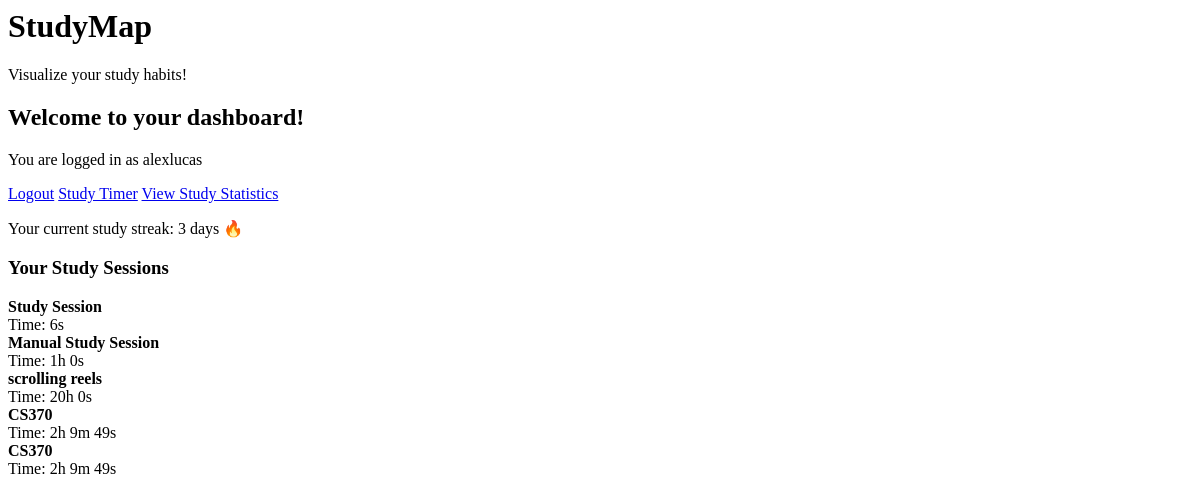
The page / (signed in) on the database as committed earlier.
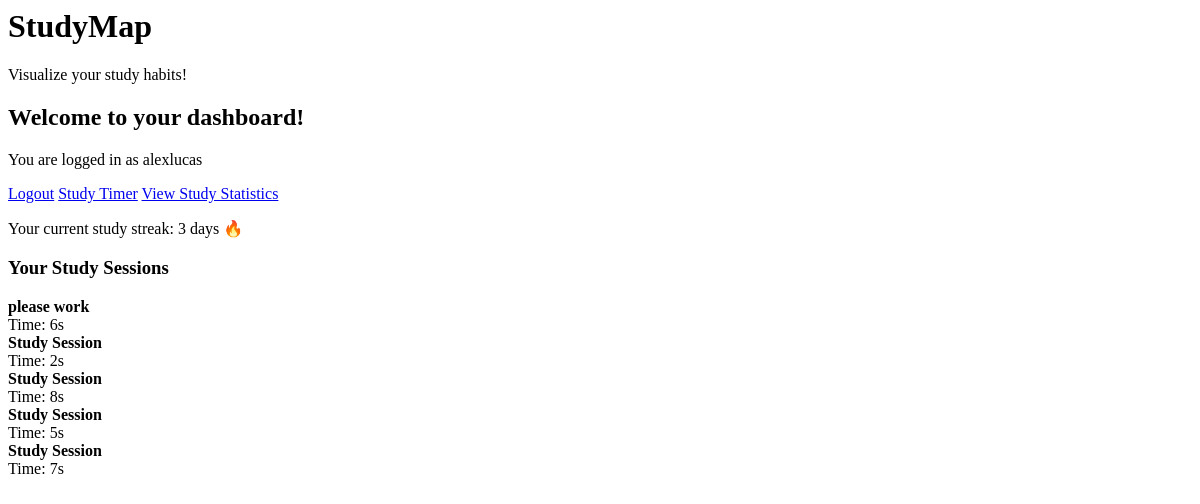
The same page on the database as committed later.
### studyapp/models.py (models this page shows, shortened)
class Stopwatch(models.Model):
    user = models.ForeignKey(User, on_delete=models.CASCADE)
    time_spent = models.IntegerField(default=0)
    time_start = models.DateTimeField(default = timezone.now)
    title = models.CharField(max_length=40)
    latitude = models.DecimalField(default = 0, max_digits=19, decimal_places=10, null = True, blank=True)
    longitude = models.DecimalField(default = 0, max_digits=19, decimal_places=10, null = True, blank=True)
    def get_duration(self):
        hours = self.time_spent // 3600
        minutes = (self.time_spent % 3600) // 60
        seconds = self.time_spent % 60
        return {'hours': hours, 'minutes': minutes, 'seconds': seconds}
    @staticmethod
    def calculate_study_streak(user):
        sessions = Stopwatch.objects.filter(user=user).order_by('-time_start')
        unique_study_dates = set()  # Track unique study dates
        streak = 0
        last_study_date = None
        for session in sessions:
            if session.time_spent >= 600:
                study_date = session.time_start.date()
                if study_date not in unique_study_dates:
                    unique_study_dates.add(study_date)
                    if last_study_date is None or (last_study_date - study_date).days == 1:
                        streak += 1
                        last_study_date = study_date
                    else:
                        break  # stop counting if there's a gap
        return streak

### studyapp/views.py (the view)
# urls.py: path('', dashboard, name='dashboard'),
def dashboard(request):
    if not request.user.is_authenticated:
        return redirect('login')
    study_sessions = Stopwatch.objects.filter(user=request.user).order_by('-time_start')[:5]
    streak = Stopwatch.calculate_study_streak(request.user)
    context = {
        'study_sessions': study_sessions,
        'streak': streak,
    }
    return render(request, 'dashboard.html', context)

### studyapp/templates/dashboard.html (shortened to what this page needs)
{% load static %}
{% load sass_tags %}
<html>
<head>
    <link rel="stylesheet" href="{% sass_src 'scss/styles.scss' %}"/>
</head>
<body>
    <header>
        <h1>
            <b>StudyMap</b>
        </h1>
        <p class="tagline">Visualize your study habits!</p>
    </header>
    <div class="dashboard-container">
        <div class="dashboard-left">
            <h2>Welcome to your dashboard!</h2>
            <p>You are logged in as {{ request.user.username }}</p>
            <div class="dashboard-buttons">
                <a href="{% url 'logout' %}" class="nb-button blue">Logout</a>
                <a href="{% url 'study_timer' %}" class="nb-button blue">Study Timer</a>
                <a href="{% url 'study_statistics' %}" class="nb-button blue">View Study Statistics</a>
            </div>
            <p>Your current study streak: {{ streak }} days 🔥</p>
        </div>
        <div class="dashboard-right">
            <h3>Your Study Sessions</h3>
            <div class="study-sessions-container">
                {% for session in study_sessions %}
                <div class="study-session">
                    <strong>{{ session.title }}</strong><br>
                    Time:
                    {% if session.get_duration.hours > 0 %}
                        {{ session.get_duration.hours }}h
                    {% endif %}
                    {% if session.get_duration.minutes > 0 %}
                        {{ session.get_duration.minutes }}m
                    {% endif %}
                    {{ session.get_duration.seconds }}s
                </div>
                {% empty %}
                <p>No study sessions found.</p>
                {% endfor %}
            </div>
        </div>
    </div>
</body>
</html>

Rows that differ between the two databases and show on the page:
no longer on this page (row unchanged): Stopwatch: title "Study Session", get_duration.seconds "6"
no longer on this page (row unchanged): Stopwatch: title "Manual Study Session", get_duration.hours "1", get_duration.seconds "0"
no longer on this page (row unchanged): Stopwatch: title "scrolling reels", get_duration.hours "20", get_duration.seconds "0"
no longer on this page (row unchanged): Stopwatch: title "CS370", get_duration.hours "2", get_duration.minutes "9", get_duration.seconds "49"
no longer on this page (row unchanged): Stopwatch: title "CS370", get_duration.hours "2", get_duration.minutes "9", get_duration.seconds "49"
added Stopwatch: title "please work", get_duration.seconds "6"
added Stopwatch: title "Study Session", get_duration.seconds "2"
added Stopwatch: title "Study Session", get_duration.seconds "8"
added Stopwatch: title "Study Session", get_duration.seconds "5"
added Stopwatch: title "Study Session", get_duration.seconds "7"
